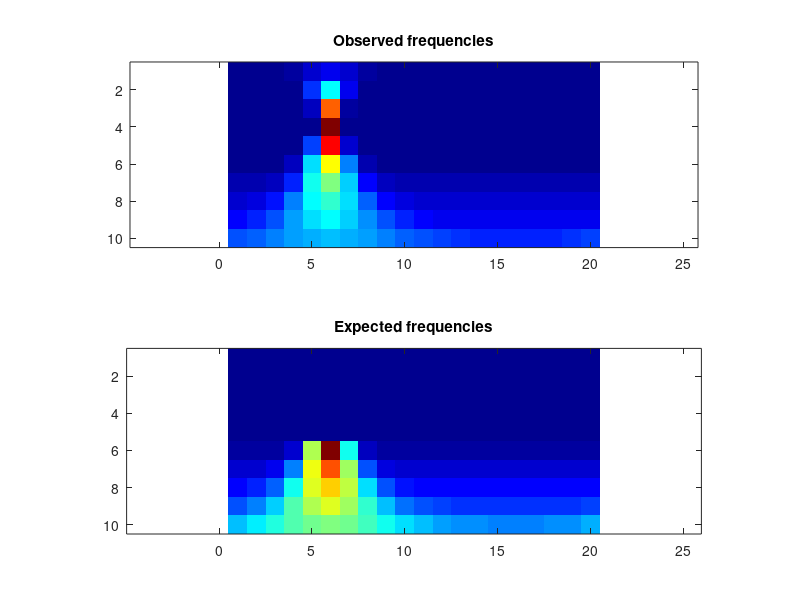

Recreate this plot in MATLAB.
obsFrequencies = [ 43, 140, 414, 1707, 4245, 5620, 3634, 1351, 355, 97, 34, 29, 11, 6, 4, 4, 4, 9, 9, 18; 0, 0, 15, 664, 8836, 20010, 5880, 342, 11, 0, 0, 0, 0, 0, 0, 0, 0, 0, 0, 0; 0, 0, 0, 2, 3237, 43024, 979, 0, 0, 0, 0, 0, 0, 0, 0, 0, 0, 0, 0, 0; 0, 0, 0, 0, 321, 55575, 23, 0, 0, 0, 0, 0, 0, 0, 0, 0, 0, 0, 0, 0; 0, 0, 0, 38, 9615, 48231, 4145, 12, 0, 0, 0, 0, 0, 0, 0, 0, 0, 0, 0, 0; 822, 755, 835, 2632, 18705, 34530, 13520, 1790, 837, 848, 816, 824, 771, 824, 813, 816, 782, 825, 785, 812; 2425, 2509, 3268, 8551, 21087, 27415, 18007, 6770, 2997, 2488, 2396, 2382, 2488, 2373, 2346, 2312, 2348, 2428, 2452, 2443; 4236, 5009, 7257, 13283, 20271, 23174, 18992, 11604, 6584, 4676, 4033, 3988, 4045, 3967, 4041, 3976, 4072, 3998, 3988, 3962; 6868, 8377, 11156, 15275, 18975, 20060, 18142, 14415, 10771, 7937, 6640, 6036, 5966, 5804, 5620, 5727, 5784, 5687, 5879, 5972; 10774, 12123, 13686, 15369, 16199, 16779, 16120, 14851, 13124, 11826, 10519, 9603, 9169, 8651, 8630, 8515, 8619, 8680, 9235, 9760 ];
expFrequencies = [ 0, 0, 0, 0, 0, 0, 0, 0, 0, 0, 0, 0, 0, 0, 0, 0, 0, 0, 0, 0; 0, 0, 0, 0, 0, 0, 0, 0, 0, 0, 0, 0, 0, 0, 0, 0, 0, 0, 0, 0; 0, 0, 0, 0, 0, 0, 0, 0, 0, 0, 0, 0, 0, 0, 0, 0, 0, 0, 0, 0; 0, 0, 0, 0, 0, 0, 0, 0, 0, 0, 0, 0, 0, 0, 0, 0, 0, 0, 0, 0; 0, 0, 0, 0, 0, 0, 0, 0, 0, 0, 0, 0, 0, 0, 0, 0, 0, 0, 0, 0; 800.003, 800.54, 850.656, 2639.59, 18638.1, 34571.3, 13420, 1746.58, 820.798, 800.19, 800.001, 800, 800, 800, 799.999, 800, 800, 799.999, 800, 800; 2405.79, 2485.37, 3347.36, 8525.36, 20878, 27368.4, 18076.2, 6776.71, 2990.86, 2449.12, 2403.24, 2400.22, 2400.02, 2400, 2400, 2400, 2400, 2400, 2400.03, 2400.38; 4197.35, 4889.86, 7354.36, 13106.9, 20291.9, 23119.7, 18936.8, 11623.6, 6593.38, 4653.63, 4142.52, 4031.55, 4008.23, 4002.88, 4001.49, 4001.24, 4001.66, 4003.48, 4010.7, 4043; 6863.98, 8430.42, 11325.9, 15321.9, 18892.7, 20114.6, 18279.3, 14444.8, 10596.5, 8000.81, 6661.14, 6071.57, 5829.21, 5730.79, 5692.41, 5683.54, 5697.5, 5744.85, 5863.94, 6156.97; 10695.3, 11999.4, 13605.9, 15230.4, 16429.3, 16807.9, 16234, 14907, 13252.3, 11693.5, 10468.6, 9616.11, 9069.84, 8745.37, 8578.85, 8534.65, 8603.04, 8798.98, 9164.05, 9767.7 ];
colormap(jet);
clf; subplot(2,1,1);
imagesc(obsFrequencies);
title('Observed frequencies');
axis equal;
subplot(2,1,2);
imagesc(expFrequencies);
axis equal;
title('Expected frequencies');
